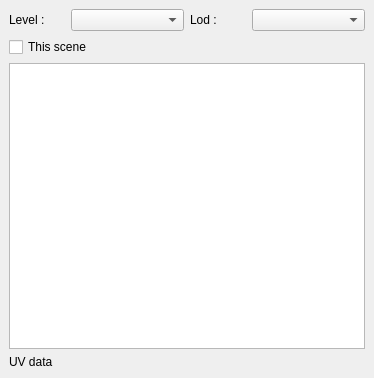
<?xml version="1.0" encoding="UTF-8"?>
<ui version="4.0">
 <class>AssetCheckUI</class>
 <widget class="QMainWindow" name="AssetCheckUI">
  <property name="geometry">
   <rect>
    <x>0</x>
    <y>0</y>
    <width>374</width>
    <height>378</height>
   </rect>
  </property>
  <property name="windowTitle">
   <string>MainWindow</string>
  </property>
  <widget class="QWidget" name="centralwidget">
   <layout class="QVBoxLayout" name="verticalLayout">
    <item>
     <layout class="QHBoxLayout" name="horizontalLayout_4" stretch="1,2,1,2">
      <item>
       <widget class="QLabel" name="label">
        <property name="text">
         <string>Level : </string>
        </property>
       </widget>
      </item>
      <item>
       <widget class="QComboBox" name="level_comboBox"/>
      </item>
      <item>
       <widget class="QLabel" name="label_2">
        <property name="text">
         <string>Lod : </string>
        </property>
       </widget>
      </item>
      <item>
       <widget class="QComboBox" name="lod_comboBox"/>
      </item>
     </layout>
    </item>
    <item>
     <widget class="QCheckBox" name="checkBox">
      <property name="text">
       <string>This scene</string>
      </property>
     </widget>
    </item>
    <item>
     <widget class="QListWidget" name="listWidget"/>
    </item>
    <item>
     <widget class="QLabel" name="info_label">
      <property name="text">
       <string>UV data</string>
      </property>
     </widget>
    </item>
   </layout>
  </widget>
  <widget class="QMenuBar" name="menubar">
   <property name="geometry">
    <rect>
     <x>0</x>
     <y>0</y>
     <width>374</width>
     <height>21</height>
    </rect>
   </property>
  </widget>
 </widget>
 <resources/>
 <connections/>
</ui>
